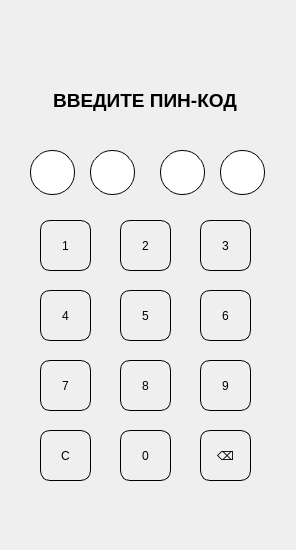
<?xml version="1.0" encoding="UTF-8"?>
<ui version="4.0">
 <class>Form</class>
 <widget class="QWidget" name="Form">
  <property name="geometry">
   <rect>
    <x>0</x>
    <y>0</y>
    <width>296</width>
    <height>550</height>
   </rect>
  </property>
  <property name="windowTitle">
   <string>Управление финансами</string>
  </property>
  <property name="styleSheet">
   <string notr="true"/>
  </property>
  <widget class="QPushButton" name="pin_code_button_1">
   <property name="enabled">
    <bool>true</bool>
   </property>
   <property name="geometry">
    <rect>
     <x>40</x>
     <y>220</y>
     <width>51</width>
     <height>51</height>
    </rect>
   </property>
   <property name="mouseTracking">
    <bool>false</bool>
   </property>
   <property name="acceptDrops">
    <bool>false</bool>
   </property>
   <property name="styleSheet">
    <string notr="true">border: 1px solid; 
border-radius: 10px;</string>
   </property>
   <property name="text">
    <string>1</string>
   </property>
  </widget>
  <widget class="QPushButton" name="pin_code_button_2">
   <property name="geometry">
    <rect>
     <x>120</x>
     <y>220</y>
     <width>51</width>
     <height>51</height>
    </rect>
   </property>
   <property name="styleSheet">
    <string notr="true">border: 1px solid; 
border-radius: 10px;</string>
   </property>
   <property name="text">
    <string>2</string>
   </property>
  </widget>
  <widget class="QPushButton" name="pin_code_button_4">
   <property name="geometry">
    <rect>
     <x>40</x>
     <y>290</y>
     <width>51</width>
     <height>51</height>
    </rect>
   </property>
   <property name="styleSheet">
    <string notr="true">border: 1px solid; 
border-radius: 10px;</string>
   </property>
   <property name="text">
    <string>4</string>
   </property>
  </widget>
  <widget class="QPushButton" name="pin_code_button_5">
   <property name="geometry">
    <rect>
     <x>120</x>
     <y>290</y>
     <width>51</width>
     <height>51</height>
    </rect>
   </property>
   <property name="styleSheet">
    <string notr="true">border: 1px solid; 
border-radius: 10px;</string>
   </property>
   <property name="text">
    <string>5</string>
   </property>
  </widget>
  <widget class="QPushButton" name="pin_code_button_6">
   <property name="geometry">
    <rect>
     <x>200</x>
     <y>290</y>
     <width>51</width>
     <height>51</height>
    </rect>
   </property>
   <property name="styleSheet">
    <string notr="true">border: 1px solid; 
border-radius: 10px;</string>
   </property>
   <property name="text">
    <string>6</string>
   </property>
  </widget>
  <widget class="QPushButton" name="pin_code_button_7">
   <property name="geometry">
    <rect>
     <x>40</x>
     <y>360</y>
     <width>51</width>
     <height>51</height>
    </rect>
   </property>
   <property name="styleSheet">
    <string notr="true">border: 1px solid; 
border-radius: 10px;</string>
   </property>
   <property name="text">
    <string>7</string>
   </property>
  </widget>
  <widget class="QPushButton" name="pin_code_button_8">
   <property name="geometry">
    <rect>
     <x>120</x>
     <y>360</y>
     <width>51</width>
     <height>51</height>
    </rect>
   </property>
   <property name="styleSheet">
    <string notr="true">border: 1px solid; 
border-radius: 10px;</string>
   </property>
   <property name="text">
    <string>8</string>
   </property>
  </widget>
  <widget class="QPushButton" name="pin_code_button_9">
   <property name="geometry">
    <rect>
     <x>200</x>
     <y>360</y>
     <width>51</width>
     <height>51</height>
    </rect>
   </property>
   <property name="styleSheet">
    <string notr="true">border: 1px solid; 
border-radius: 10px;</string>
   </property>
   <property name="text">
    <string>9</string>
   </property>
  </widget>
  <widget class="QPushButton" name="pin_code_button_0">
   <property name="geometry">
    <rect>
     <x>120</x>
     <y>430</y>
     <width>51</width>
     <height>51</height>
    </rect>
   </property>
   <property name="styleSheet">
    <string notr="true">border: 1px solid; 
border-radius: 10px;</string>
   </property>
   <property name="text">
    <string>0</string>
   </property>
  </widget>
  <widget class="QPushButton" name="pin_code_button_clear_last">
   <property name="geometry">
    <rect>
     <x>200</x>
     <y>430</y>
     <width>51</width>
     <height>51</height>
    </rect>
   </property>
   <property name="styleSheet">
    <string notr="true">border: 1px solid; 
border-radius: 10px;</string>
   </property>
   <property name="text">
    <string>⌫</string>
   </property>
  </widget>
  <widget class="QPushButton" name="pin_code_button_clear_all">
   <property name="geometry">
    <rect>
     <x>40</x>
     <y>430</y>
     <width>51</width>
     <height>51</height>
    </rect>
   </property>
   <property name="styleSheet">
    <string notr="true">border: 1px solid; 
border-radius: 10px;</string>
   </property>
   <property name="text">
    <string>C</string>
   </property>
  </widget>
  <widget class="QLabel" name="input_pin_code">
   <property name="geometry">
    <rect>
     <x>30</x>
     <y>80</y>
     <width>230</width>
     <height>40</height>
    </rect>
   </property>
   <property name="font">
    <font>
     <pointsize>14</pointsize>
     <weight>75</weight>
     <bold>true</bold>
    </font>
   </property>
   <property name="layoutDirection">
    <enum>Qt::LeftToRight</enum>
   </property>
   <property name="text">
    <string>ВВЕДИТЕ ПИН-КОД</string>
   </property>
   <property name="scaledContents">
    <bool>false</bool>
   </property>
   <property name="alignment">
    <set>Qt::AlignCenter</set>
   </property>
  </widget>
  <widget class="QPushButton" name="pin_code_button_3">
   <property name="geometry">
    <rect>
     <x>200</x>
     <y>220</y>
     <width>51</width>
     <height>51</height>
    </rect>
   </property>
   <property name="styleSheet">
    <string notr="true">border: 1px solid; 
border-radius: 10px;</string>
   </property>
   <property name="text">
    <string>3</string>
   </property>
  </widget>
  <widget class="QPushButton" name="pin_code_0">
   <property name="geometry">
    <rect>
     <x>30</x>
     <y>150</y>
     <width>45</width>
     <height>45</height>
    </rect>
   </property>
   <property name="styleSheet">
    <string notr="true">border: 1px solid; 
border-radius: 22px;
background-color: #FFFFFF</string>
   </property>
   <property name="text">
    <string/>
   </property>
  </widget>
  <widget class="QPushButton" name="pin_code_1">
   <property name="geometry">
    <rect>
     <x>90</x>
     <y>150</y>
     <width>45</width>
     <height>45</height>
    </rect>
   </property>
   <property name="styleSheet">
    <string notr="true">border: 1px solid; 
border-radius: 22px;
background-color: #FFFFFF</string>
   </property>
   <property name="text">
    <string/>
   </property>
  </widget>
  <widget class="QPushButton" name="pin_code_2">
   <property name="geometry">
    <rect>
     <x>160</x>
     <y>150</y>
     <width>45</width>
     <height>45</height>
    </rect>
   </property>
   <property name="styleSheet">
    <string notr="true">border: 1px solid; 
border-radius: 22px;
background-color: #FFFFFF</string>
   </property>
   <property name="text">
    <string/>
   </property>
  </widget>
  <widget class="QPushButton" name="pin_code_3">
   <property name="geometry">
    <rect>
     <x>220</x>
     <y>150</y>
     <width>45</width>
     <height>45</height>
    </rect>
   </property>
   <property name="styleSheet">
    <string notr="true">border: 1px solid; 
border-radius: 22px;
background-color: #FFFFFF</string>
   </property>
   <property name="text">
    <string/>
   </property>
  </widget>
  <widget class="QLabel" name="wrong_pin_code">
   <property name="geometry">
    <rect>
     <x>10</x>
     <y>115</y>
     <width>271</width>
     <height>31</height>
    </rect>
   </property>
   <property name="font">
    <font>
     <pointsize>8</pointsize>
     <weight>75</weight>
     <bold>true</bold>
    </font>
   </property>
   <property name="layoutDirection">
    <enum>Qt::LeftToRight</enum>
   </property>
   <property name="text">
    <string/>
   </property>
   <property name="alignment">
    <set>Qt::AlignCenter</set>
   </property>
  </widget>
 </widget>
 <resources/>
 <connections/>
</ui>
